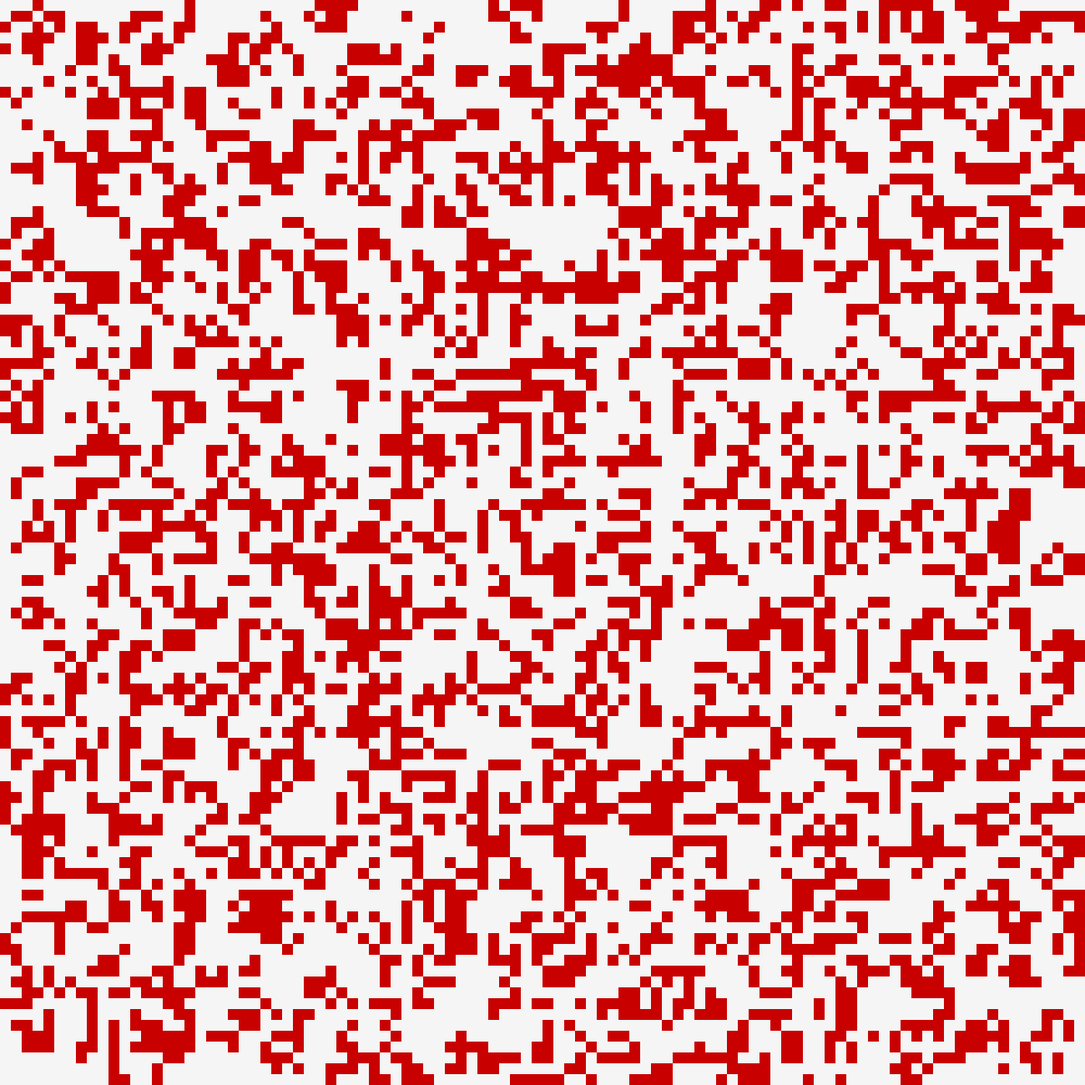
Frame 1 (no input)
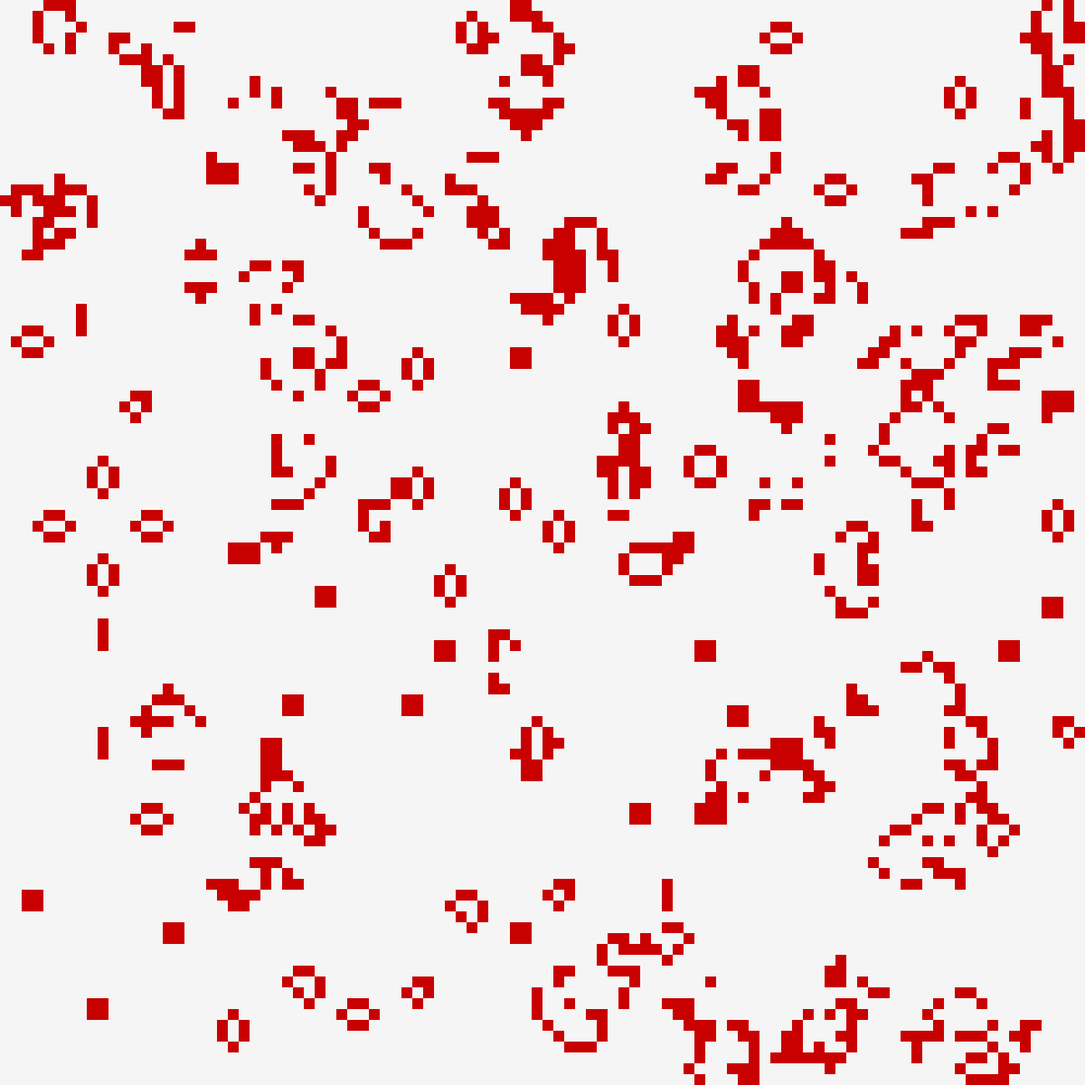
Frame 60 (the mouse pressed at the canvas centre just before this capture)
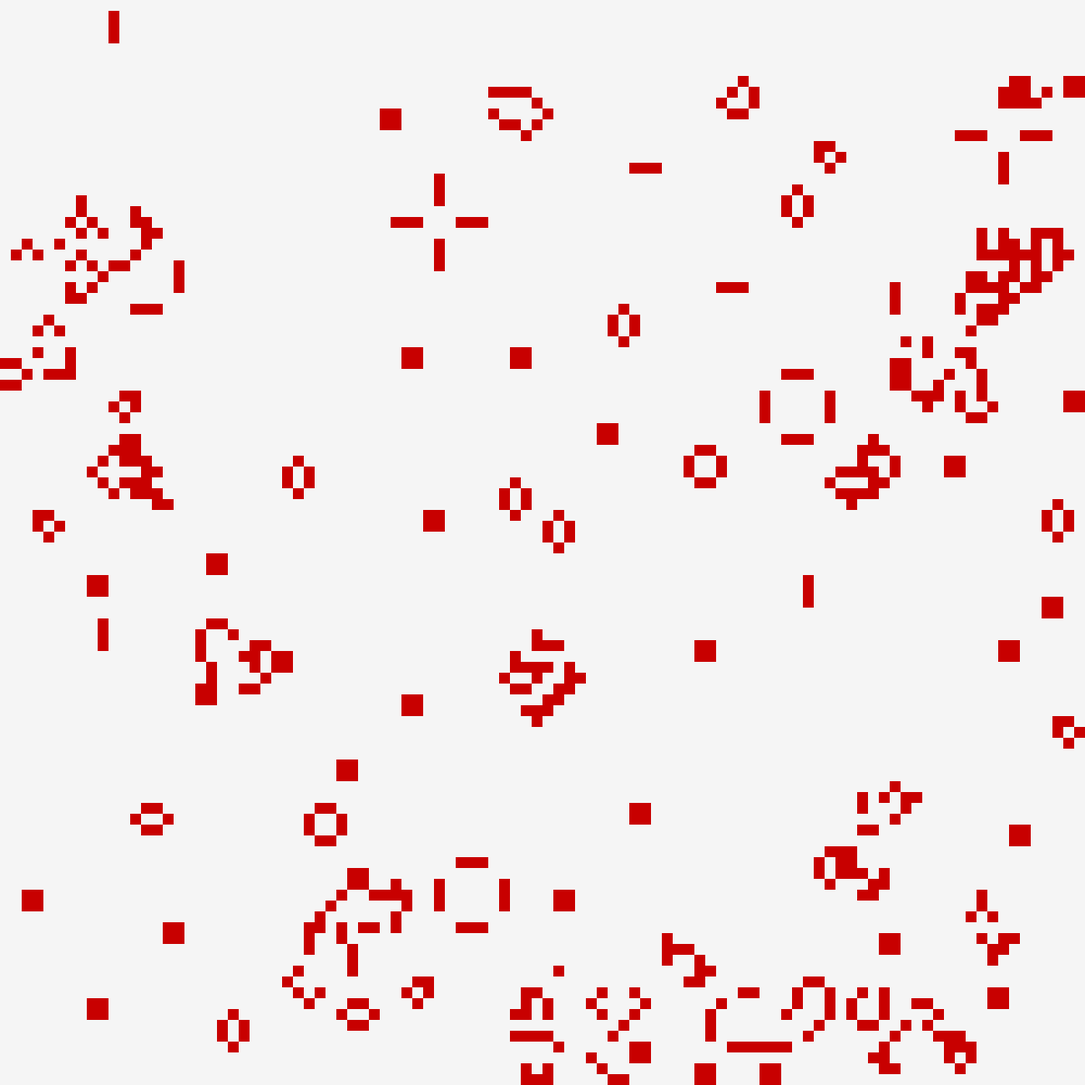
Frame 120 (the mouse held since frame 60 and released just before this capture)

The Processing sketch that drew these frames (run headless with seeded random() and noise(); from frame 60 on, the mouse is pressed at the canvas centre):

// Processing sketch: conways_game_of_life_2_28_17_random
// ── conways_game_of_life_2_28_17_random.pde
/*This is John Conway's Game of Life:
* It is a grid, with cells
* A cell may be alive(1) or dead(0)
* This data is kept track of in a matrix.
* The matrix is analyzed and remade every step of the program based on several rules:
* 1.) A cell dies by isolation if it has less than one live neighbor
* 2.) A cell dies by overpopulation if it has 4 or more live neighbors
* 3.) A cell lives if it has 2 or 3 neighbors
* Remember, a neighbor is one of the eight other cells around a cell.
*
*/

//GLOBAL VARIABLES:
int numRows = 100;
int numCols = 100;
int height = 1300;
int width = height;
int ig = 0;
int jg = 0;
//

/*MAKES A CLEAR MATRIX
*int[][] initialArray = new int[cols][rows];
*for(var i = 0; i < numRows; i++){
*  for(var j = 0; j < numCols; j++){
*    initialMatrix[i][j] = 0;
*  }
*}
*/

//SO YOU CAN VISUALLY EDIT THE MATRIX(BUILT AROUND A 16 X 16 MATRIX):
//int[][] initialMatrix = {};                        
//RANDOM BEGINNING ARRAY       
      
int[][] initialMatrix = new int[numCols][numRows];



void setup(){
  for(int i = 0; i < numRows; i++){
    for(int j = 0; j < numCols; j++){
      int matrixValue = (int)random(0,1.5);
      initialMatrix[i][j] = matrixValue;
    }
  }
  size(1300, 1300);
  printMatrix(); 
  delay(1000);
}
void draw(){
  initialMatrix = assessMatrix();
  printMatrix();
  delay(20);
}
int[][] assessMatrix(){
  /*this function reads the current array,
  *assesses the number of neighbors,
  *and kills or preserves cells based upon their # of neighbors
  *making a new array and then making the old array = new array
  *effectively remaking the array
  */
  int[][] newMatrix = new int[numRows][numCols];//makes a array for just this function
  for(int i = 0; i < numRows; i++){
    for(int j = 0; j < numCols; j++){
      newMatrix[i][j] = 0;
    }
  }
  for(int i = 0; i< numRows; i++){
    for(int j = 0; j < numCols; j++){
    //SELECTS POINT ON ARRAY AND REASSIGNS GLOBALS
      ig = i;
      jg = j;
    //CHECKS THE NUMBER OF NEIGHBORS AND DECIDES
      int numNeighbors = assessNeighbors();
    //tell it if it's 0 or 1: 0 is dead, 1 is alive
      if(initialMatrix[i][j] == 1){
        //it is alive
        if(numNeighbors < 4 && numNeighbors > 1){
          newMatrix[i][j] = 1;
        }else{
          newMatrix[i][j] = 0;
        }
      }
      if(initialMatrix[i][j] == 0){
        if(numNeighbors ==3){
          newMatrix[i][j] = 1;
        }else{
          newMatrix[i][j] = 0;
        }
      }
    }
  }
  initialMatrix = newMatrix;
  return initialMatrix;
}

int assessNeighbors(){
  /*FUNCTION RETURNS A NUMBER OF NEIGHBORS, CHECKING EACH OF THE EIGHT SPACES AROUND THE
  *CELL(initialArray[ig][jg])
  *BEFORE CHECKING FOR THAT NEIGHBOR, IT ENSURES THAT THERE WILL BE NO POSSIBILITY OF AN OUT
  *OUT OF BOUNDS VALUE ON THE MATRIX, WHICH IS A FATAL ERROR.
  *THE NUMBER OF NEIGHBORS IS TALLIED WITH THE int neighbors AND RETURNED TO THE assessArray
  *FUNCTION SO THAT IT MAY CONTINUE IN ASSEMBLING THE NEW ARRAY
  */
  int neighbors = 0;
  if(ig != 0 && jg != 0){//top left 
    if(initialMatrix[ig-1][jg-1] == 1){
      neighbors++;
    }
  }
  if(ig != 0){//top center
    if(initialMatrix[ig-1][jg] == 1){
      neighbors++;
    }
  }
  if(ig != 0 && jg != numCols-1){//top right
    if(initialMatrix[ig-1][jg+1] == 1){
      neighbors++;
    }
  }
  if(jg != 0){//left center
    if(initialMatrix[ig][jg-1] == 1){
     neighbors++;
    }
  }
  if(jg != numCols-1){//right center
    if(initialMatrix[ig][jg+1] == 1){
     neighbors++;
    }
  }
  if(ig != numRows-1 && jg != 0){//bottom left
    if(initialMatrix[ig+1][jg-1] == 1){
      neighbors++;
    }   
  }
  if(ig != numRows-1){//bottom center
    if(initialMatrix[ig+1][jg] == 1){
      neighbors++;
    }
  }
  if(ig != numRows-1 && jg != numCols-1){//bottom right
    if(initialMatrix[ig + 1][ jg + 1] == 1){
      neighbors++;
    }
  }
  return neighbors;
}
void printMatrix(){
  //this function takes the current version of initialArray and displays it.
  noStroke();
  for(int i = 0; i < numRows; i++){
    for(int j = 0; j < numCols; j++){
      int xPos = j * (width/numCols);
      int yPos = i * (height/numRows);
      int rectWidth = (width/numCols);
      int rectHeight = (height/numRows);
      if(initialMatrix[i][j] == 0){
        fill(245);//dead and white
      }else{
        fill(200, 0, 0);//alive and black
      }
      rect(xPos, yPos, rectWidth, rectHeight); 
    }
  }
}
